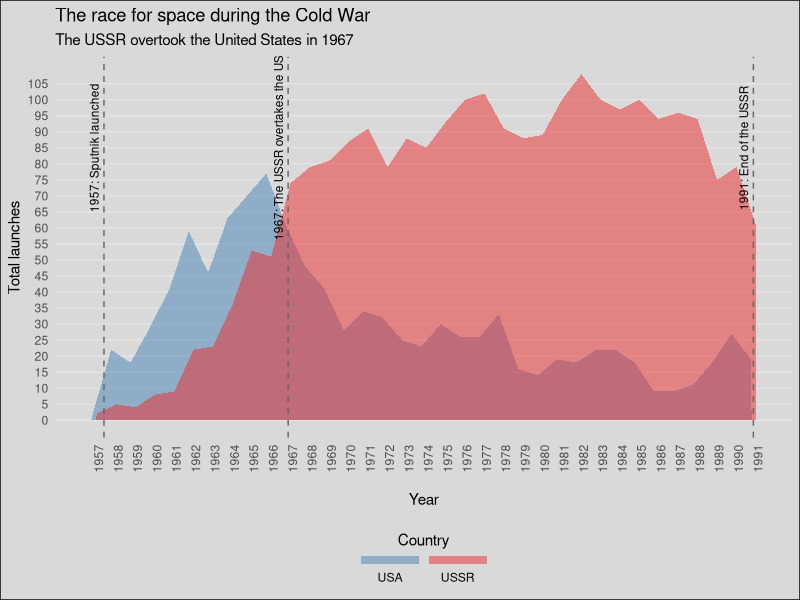

R code for this plot:
remove(list = ls())
options(stringsAsFactors = FALSE)
options(scipen = 999)

library(tidyverse)

x <- read_csv("launches.csv")


cumulative <- x %>% group_by(launch_year,state_code) %>% tally() %>%
  arrange(state_code, launch_year) %>%
  group_by(state_code) %>%
  mutate(cumulative =cumsum(n)) %>%
  filter(state_code %in% c("US", "SU") & between(launch_year, 1957, 1991))



cumulative %>% ungroup() %>%
  select(-cumulative) %>%
  spread(state_code, n) %>% mutate(winner = ifelse(SU > US, "SU", "US")) %>%
  filter(winner == "SU")
  
  
cumulative %>% ungroup() %>%
  mutate(state_code = ifelse(state_code == "SU", "USSR", "USA")) %>%
  ggplot(aes(x = launch_year, y = n, fill = state_code)) + 
  geom_area(alpha  = 0.5, position = position_dodge(width = 0.5)) + 
  geom_vline(xintercept = 1967, linetype = 2, size = 0.5, color = "gray40") + 
  geom_vline(xintercept = 1957.5, linetype = 2, size = 0.5, color = "gray40") + 
  geom_vline(xintercept = 1991, linetype = 2, size = 0.5, color = "gray40") + 
  scale_x_continuous(breaks = seq(1957,1991,1)) + 
  scale_y_continuous(breaks = seq(0,105,5)) + 
  scale_fill_manual(values = c("steelblue", "firebrick2")) + 
  labs(x = "\nYear", y = "Total launches",
       title = "The race for space during the Cold War",
       subtitle = "The USSR overtook the United States in 1967") + 
  theme_minimal() + 
  theme(
    legend.position = "bottom",
    plot.background = element_rect(fill = "gray85"),
    panel.grid.minor = element_blank(),
    panel.grid.minor.x = element_blank(),
    panel.grid.major.x = element_blank(),
    panel.grid.major.y = element_line(size =0.3),
    axis.text.x = element_text(angle = 90)
  ) + 
  guides(fill = guide_legend(title = "Country", title.position = "top", title.hjust = 0.5,
                             label.position = "bottom",keyheight =0.5,
                             keywidth = 3)) + 
  annotate("text", x = 1966.5, y = 85, label = "1967: The USSR overtakes the US", angle = 90, size = 3) + 
  annotate("text", x = 1957, y = 85, label = "1957: Sputnik launched", angle = 90, size = 3) + 
  annotate("text", x = 1990.5, y = 85, label = "1991: End of the USSR", angle = 90, size = 3)
